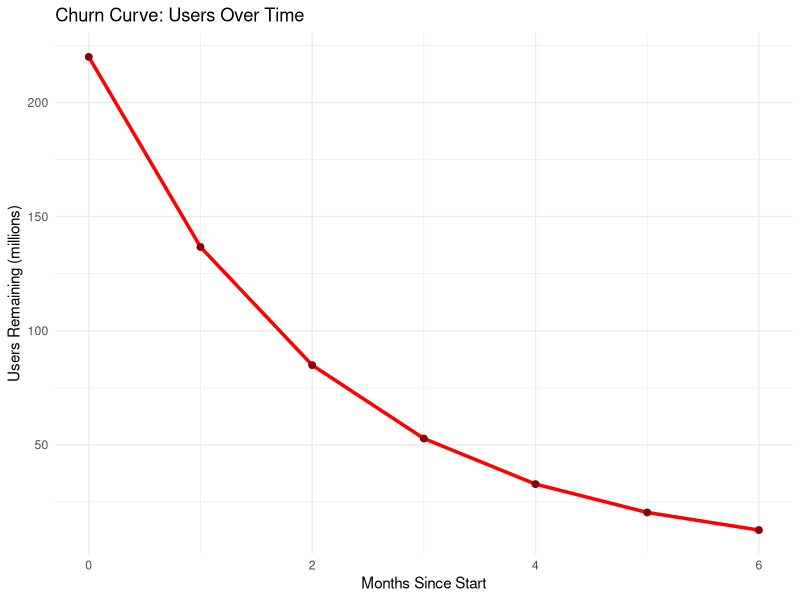
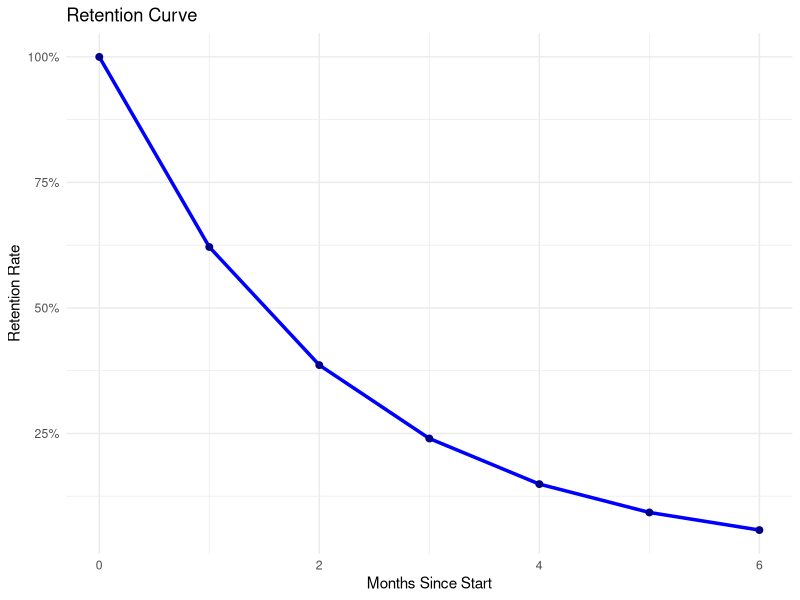

Generate these figures, in order, with R:
## ---- chunk 1
knitr::opts_chunk$set(echo = TRUE)
## ---- chunk 2
library(ggplot2)
library(dplyr)
library(scales)

# Parameters
total_users <- 220e6
revenue <- 310e6
sub_rate <- 0.0258
paying_users <- total_users * sub_rate
free_users <- total_users - paying_users
arpu <- revenue / total_users
monthly_churn <- 0.3786   # from case study (≈ 37.9%)
monthly_retention <- 1 - monthly_churn
expected_lifetime <- 1 / monthly_churn  # ~2.64 months

# Data for churn and retention
months <- 0:6
users_remaining <- total_users * (1 - monthly_churn) ^ months
churn_df <- data.frame(months, users_remaining)
retention_df <- data.frame(months, retention_rate = (1 - monthly_churn) ^ months)
arpu_df <- data.frame(Metric = "ARPU", Value = arpu)

# Churn curve
p1 <- ggplot(churn_df, aes(x=months, y=users_remaining/1e6)) +
  geom_line(color="red", size=1.2) +
  geom_point(color="darkred", size=2) +
  labs(title="Churn Curve: Users Over Time",
       x="Months Since Start", y="Users Remaining (millions)") +
  theme_minimal()

# Retention curve
p2 <- ggplot(retention_df, aes(x=months, y=retention_rate)) +
  geom_line(color="blue", size=1.2) +
  geom_point(color="darkblue", size=2) +
  labs(title="Retention Curve",
       x="Months Since Start", y="Retention Rate") +
  scale_y_continuous(labels=percent) +
  theme_minimal()


# Print all plots
p1; p2;


